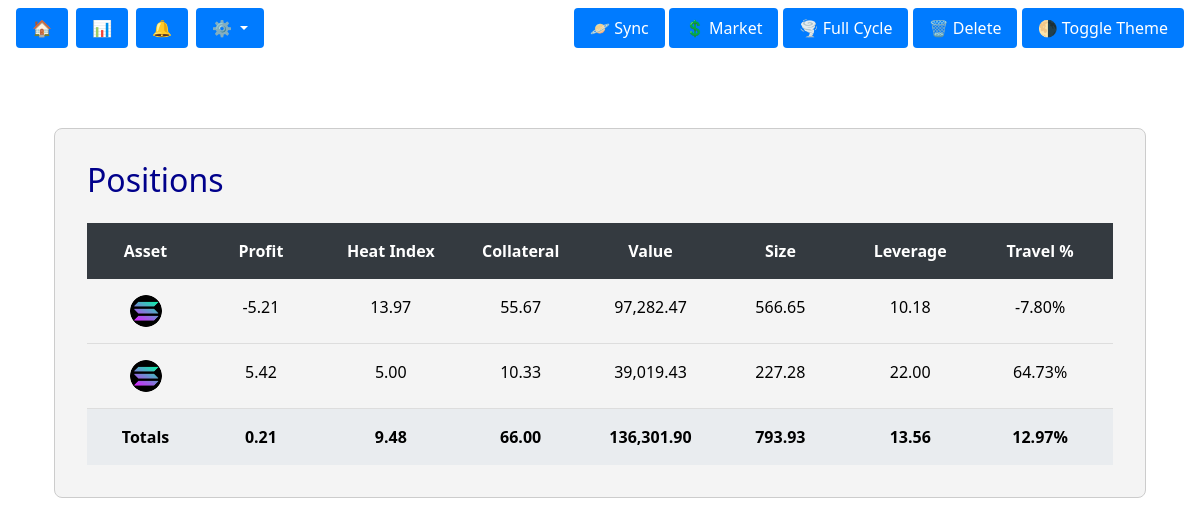
Screenshot of /positions/table with the database file from the repository.
### tables this page shows
CREATE TABLE positions (
    id TEXT PRIMARY KEY,
    asset_type TEXT,
    position_type TEXT,
    entry_price REAL,
    liquidation_price REAL,
    collateral REAL,
    size REAL,
    leverage REAL,
    value REAL,
    last_updated TEXT,
    wallet_name TEXT,
    pnl_after_fees_usd REAL,
    travel_percent REAL,
    profit REAL,
    liquidation_distance REAL,
    heat_index REAL,
    current_heat_index REAL,
    alert_reference_id TEXT,
    hedge_buddy_id TEXT,
    current_price REAL -- 🆕 add this to avoid crash
);

### positions/positions_bp.py (the view)
@positions_bp.route("/table", methods=["GET"])
@route_log_alert
def positions_table():
    try:
        core = PositionCore(current_app.data_locker)
        positions = core.get_all_positions()
        totals = CalcServices().calculate_totals(positions)
        return render_template("positions_table.html", positions=positions, totals=totals)
    except Exception as e:
        logger.error(f"Error in positions_table: {e}")
        return jsonify({"error": str(e)}), 500

### data/data_locker.py (called while the page is built)
    def get_latest_price(self, asset_type: str) -> dict:
        return self.prices.get_latest_price(asset_type)

### data/database.py (called while the page is built, shortened)
    def connect(self):
        return self.conn

    def get_cursor(self):
        return self.connect().cursor()

### data/dl_positions.py (called while the page is built)
    def get_all_positions(self) -> list:
        try:
            cursor = self.db.get_cursor()
            cursor.execute("SELECT * FROM positions")
            rows = cursor.fetchall()
            log.debug(f"Fetched {len(rows)} positions", source="DLPositionManager")
            return [dict(row) for row in rows]
        except Exception as e:
            log.error(f"Error fetching positions: {e}", source="DLPositionManager")
            return []

### data/dl_prices.py (called while the page is built)
    def get_latest_price(self, asset_type: str) -> dict:
        try:
            cursor = self.db.get_cursor()
            cursor.execute("""
                SELECT * FROM prices
                WHERE asset_type = ?
                ORDER BY last_update_time DESC
                LIMIT 1
            """, (asset_type,))
            row = cursor.fetchone()
            return dict(row) if row else {}
        except Exception as e:
            log.error(f"Error retrieving price for {asset_type}: {e}", source="DLPriceManager")
            return {}

### positions/position_core.py (called while the page is built)
    def get_all_positions(self):
        raw = self.store.get_all()
        enriched = []
        for pos in raw:
            try:
                enriched.append(self.enricher.enrich(pos))
            except Exception as e:
                log.error(f"⚠️ Failed to enrich pos {pos.get('id')}: {e}", source="PositionCore")
        log.success(f"✅ Final enriched list: {len(enriched)}", source="PositionCore")
        return enriched

### positions/position_store.py (called while the page is built)
    def get_all(self) -> list:
        try:
            rows = self.dl.positions.get_all_positions()
            log.success(f"✅ Loaded {len(rows)} positions", source="PositionStore")
            return rows
        except Exception as e:
            log.error(f"❌ Failed to load positions: {e}", source="PositionStore")
            return []

### sonic_app.py (called while the page is built)
@app.context_processor
def update_theme_context():
    config_path = current_app.config.get("CONFIG_PATH", CONFIG_PATH)
    try:
        with open(config_path, 'r') as f:
            conf = json.load(f)
    except Exception:
        conf = {}
    theme_config = conf.get("theme_config", {})
    return dict(theme=theme_config)

### utils/calc_services.py (called while the page is built)
    def apply_minimum_risk_floor(self, risk_index: float, floor: float = 5.0) -> float:
        return max(risk_index, floor)

### templates/positions/positions_table.html (shortened to what this page needs)
{% extends "base.html" %}
{% block content %}
<div class="container-fluid my-4">
  <div class="card">
    <div class="card-body">
      <h2 class="title-text mb-4">Positions</h2>
      <div class="grid-header">
        <div class="grid-col asset sortable" data-col-index="0">Asset</div>
        <div class="grid-col sortable" data-col-index="1">Profit</div>
        <div class="grid-col sortable" data-col-index="2">Heat Index</div>
        <div class="grid-col sortable" data-col-index="3">Collateral</div>
        <div class="grid-col sortable" data-col-index="4">Value</div>
        <div class="grid-col sortable" data-col-index="5">Size</div>
        <div class="grid-col sortable" data-col-index="6">Leverage</div>
        <div class="grid-col sortable" data-col-index="7">Travel %</div>
      </div>
      <div id="gridRows">
        {% for pos in positions|sort(attribute='size', reverse=True) %}
        <div class="grid-row">
          <div class="grid-col asset">
            {% if pos.asset_type == 'BTC' %}
              <img src="{{ url_for('static', filename='images/btc_logo.png') }}" alt="BTC" class="asset-icon">
            {% elif pos.asset_type == 'ETH' %}
              <img src="{{ url_for('static', filename='images/eth_logo.png') }}" alt="ETH" class="asset-icon">
            {% elif pos.asset_type == 'SOL' %}
              <img src="{{ url_for('static', filename='images/sol_logo.png') }}" alt="SOL" class="asset-icon">
            {% else %}
              {{ pos.asset_type }}
            {% endif %}
          </div>
          <div class="grid-col">{{ "{:,.2f}".format(pos.pnl_after_fees_usd or 0) }}</div>
          <div class="grid-col">{{ "{:,.2f}".format(pos.heat_index or 0) }}</div>
          <div class="grid-col">{{ "{:,.2f}".format(pos.collateral or 0) }}</div>
          <div class="grid-col">{{ "{:,.2f}".format(pos.value or 0) }}</div>
          <div class="grid-col">{{ "{:,.2f}".format(pos.size or 0) }}</div>
          <div class="grid-col">{{ "{:,.2f}".format(pos.leverage or 0) }}</div>
          <div class="grid-col">{{ "{:,.2f}".format(pos.travel_percent or 0) }}%</div>
        </div>
        {% endfor %}
      </div>
      {% set total_profit = positions|sum(attribute='pnl_after_fees_usd') %}
      <div class="grid-totals">
        <div class="grid-col asset">Totals</div>
        <div class="grid-col">{{ "{:,.2f}".format(total_profit) }}</div>
        <div class="grid-col">{{ "{:,.2f}".format(totals.avg_heat_index or 0) }}</div>
        <div class="grid-col">{{ "{:,.2f}".format(totals.total_collateral or 0) }}</div>
        <div class="grid-col">{{ "{:,.2f}".format(totals.total_value or 0) }}</div>
        <div class="grid-col">{{ "{:,.2f}".format(totals.total_size or 0) }}</div>
        <div class="grid-col">{{ "{:,.2f}".format(totals.avg_leverage or 0) }}</div>
        <div class="grid-col">{{ "{:,.2f}".format(totals.avg_travel_percent or 0) }}%</div>
      </div>
    </div>
  </div>
</div>
{% endblock %}

### templates/base.html (shortened to what this page needs)
<!DOCTYPE html>
<html lang="en" data-theme="light">
<head>
  <link rel="stylesheet" href="https://cdn.jsdelivr.net/npm/bootstrap@5.3.0/dist/css/bootstrap.min.css">
  <link rel="stylesheet" href="{{ url_for('static', filename='css/base.css') }}">
</head>
<body>
  <div class="wrapper">
    {% include "title_bar.html" %}
    <div id="toastContainer" class="toast-container position-fixed top-0 end-0 p-3" style="z-index: 1080;"></div>
    <div class="content-wrapper">
      <div class="container py-5">
        {% block content %}{% endblock %}
      </div>
    </div>
  </div>
</body>
</html>

### templates/title_bar.html (shortened to what this page needs)
<nav class="title-bar d-flex justify-content-between align-items-center px-3 py-2">
  <div class="left-buttons d-flex gap-2">
    <a class="btn btn-light" href="{{ url_for('dashboard.dash_page') }}" title="Home">🏠</a>
    <a class="btn btn-light" href="{{ url_for('positions.positions_table') }}" title="Positions">📊</a>
    <a class="btn btn-light" href="{{ url_for('alerts_bp.monitor_page') }}" title="Alerts">🔔</a>
    <div class="dropdown">
      <button class="btn btn-light dropdown-toggle" type="button" id="settingsDropdown" data-bs-toggle="dropdown" aria-expanded="false">
        ⚙️
      </button>
    </div>
  </div>
    <div class="title-bar-actions">
      <button class="btn btn-outline-primary" data-action="sync">🪐 Sync</button>
      <button class="btn btn-outline-success" data-action="market">💲 Market</button>
      <button class="btn btn-outline-info" data-action="full">🌪️ Full Cycle</button>
      <button class="btn btn-outline-danger" data-action="wipe">🗑️ Delete</button>
      <button class="btn btn-outline-secondary" id="themeToggleButton">🌗 Toggle Theme</button>
    </div>
</nav>

### static/css/base.css (style rules this page uses)
:root { --bg: #ffffff; --text: #111111; --card-bg: #f4f4f4; --card-border: #cccccc; --navbar-bg: #fafafa; --primary: #007bff; --primary-hover: #0056b3; --accent: #f0f0f0; --heat-red: #dc3545; --heat-green: #28a745; }
body, html { margin: 0; padding: 0; font-family: "Segoe UI", sans-serif; background-color: var(--bg); color: var(--text); transition: background-color 0.3s ease, color 0.3s ease; }
a { color: var(--primary); text-decoration: none; }
.card, .common-box, .liquidation-box, .portfolio-box { background-color: var(--card-bg); color: var(--text); border: 1px solid var(--card-border); border-radius: 8px; padding: 1rem; margin-bottom: 1rem; }
button, .btn { background-color: var(--primary); border: none; color: white; padding: 0.5rem 1rem; border-radius: 4px; cursor: pointer; }
body::after { content: attr(data-theme); position: fixed; bottom: 10px; right: 10px; background: red; color: white; padding: 2px 8px; font-size: 12px; border-radius: 4px; z-index: 9999; }

### templates/positions/positions_table.html (style rules this page uses)
.grid-header, .grid-row, .grid-totals { display: flex; padding: 0.5rem; transition: background-color 0.5s, color 0.5s; }
.grid-header { background-color: var(--card-title-color, #343a40); color: var(--text-color, #ffffff); font-weight: bold; }
.grid-row, .grid-totals { color: var(--text-color, #000000); }
.grid-row { border-bottom: 1px solid var(--border-color, #ddd); }
.grid-totals { background-color: var(--card-background-color, #e9ecef); font-weight: bold; }
.grid-col { flex: 1; text-align: center; padding: 0.5rem; }
.grid-col.asset { flex: 0 0 10%; max-width: 10%; }
.sortable { cursor: pointer; }
.asset-icon { width: 32px; height: 32px; border-radius: 50%; object-fit: cover; }
.title-text { color: var(--title-text-color, darkblue); }

### rows the page displays
positions: asset_type "SOL" (drawn), pnl_after_fees_usd "-5.21", collateral "55.67", size "566.65"
positions: pnl_after_fees_usd "5.42", collateral "10.33", size "227.28"

### other values shown
{{ "{:,.2f}".format(pos.heat_index or 0) }} "13.97" "5.00"
{{ "{:,.2f}".format(pos.value or 0) }} "97,282.47" "39,019.43"
{{ "{:,.2f}".format(pos.leverage or 0) }} "10.18" "22.00"
{{ "{:,.2f}".format(pos.travel_percent or 0) }} "-7.80" "64.73"
{{ "{:,.2f}".format(total_profit) }} "0.21"
{{ "{:,.2f}".format(totals.avg_heat_index or 0) }} "9.48"
{{ "{:,.2f}".format(totals.total_collateral or 0) }} "66.00"
{{ "{:,.2f}".format(totals.total_value or 0) }} "136,301.90"
{{ "{:,.2f}".format(totals.total_size or 0) }} "793.93"
{{ "{:,.2f}".format(totals.avg_leverage or 0) }} "13.56"
{{ "{:,.2f}".format(totals.avg_travel_percent or 0) }} "12.97"
